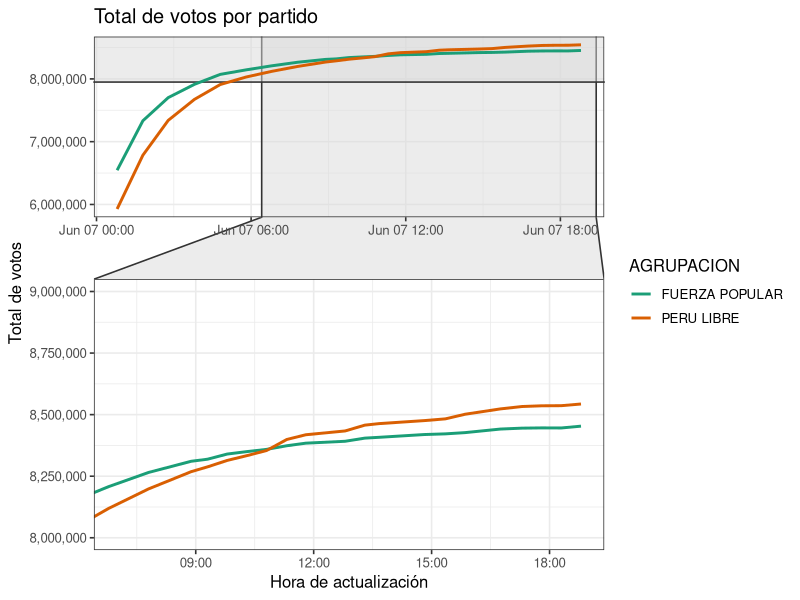
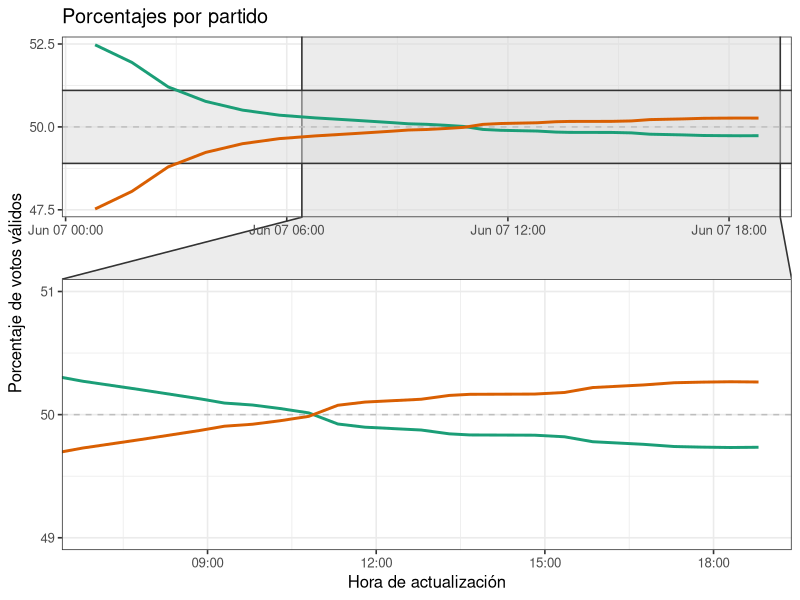
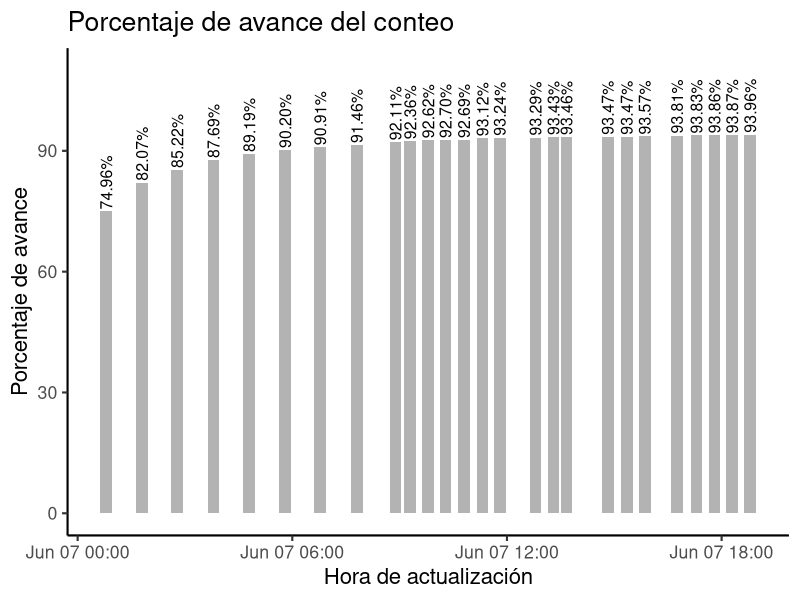

Generate these figures, in order, with R:
library(tidyverse)
#library(patchwork)
library(ggforce)
library(grid)
library(gridExtra)

resultados_df <- read_csv(
  "datos/generales/votacion-general-resultados.csv",
  col_types = cols(
    C_CODI_AGRUPOL = col_character(),
    AGRUPACION = col_character(),
    TOTAL_VOTOS = col_double(),
    NLISTA = col_double(),
    POR_VALIDOS = col_double(),
    POR_EMITIDOS = col_double(),
    NOMBREe_CANDIDATO = col_character(),
    updated = col_datetime(format = ""),
    avance = col_double()
  )
) %>%
  mutate( # conbertir a la tz de Peru
    updated = lubridate::as_datetime(updated, tz = "America/Lima")
  ) %>%
  mutate(
    AGRUPACION = if_else( # Simplificar para legibilidad en el gráfico
      AGRUPACION == "PARTIDO POLITICO NACIONAL PERU LIBRE",
      "PERU LIBRE",
      AGRUPACION
    )
  )

last_update <- max(resultados_df$updated)

p1 <- ggplot(
  resultados_df,
  aes(x = updated, y = TOTAL_VOTOS, group = AGRUPACION, color = AGRUPACION)
) +
  geom_line(size = 1) +
  scale_y_continuous(labels = scales::comma) +
  scale_color_brewer(palette = "Dark2") +
  labs(
    y = "Total de votos",
    x = "Hora de actualización",
    title = "Total de votos por partido"
  ) +
  theme_bw(12) +
  theme(
    legend.position = "right"
  ) +
  facet_zoom(
    ylim = c(8e6, 9e6),
    xlim = c(lubridate::ymd_hms("2021-06-07 07:00:00", tz = "America/Lima"),
             last_update),
    split = FALSE,
    shrink = TRUE,
    zoom.size = 1.5,
    horizontal = FALSE
  )

p2 <- ggplot(
  resultados_df,
  aes(x = updated, y = POR_VALIDOS, group = AGRUPACION, color = AGRUPACION)
) +
  geom_hline(yintercept = 50, linetype = "dashed", color = "grey") +
  geom_line(size = 1) +
  scale_color_brewer(palette = "Dark2") +
  scale_y_continuous(n.breaks = 3) +
  labs(
    y = "Porcentaje de votos válidos",
    x = "Hora de actualización",
    title = "Porcentajes por partido"
  ) +
  theme_bw(12) +
  theme(
    legend.position = "none"
  ) +
  facet_zoom(
    xlim = c(lubridate::ymd_hms("2021-06-07 07:00:00", tz = "America/Lima"),
             last_update),
    ylim = c(49, 51),
    split = FALSE,
    shrink = TRUE,
    zoom.size = 1.5,
    horizontal = FALSE
  )


p3 <- ggplot(
  resultados_df %>% select(updated, avance) %>% distinct(),
  aes(x = updated, y = avance)
) +
  geom_col(fill = "gray70") +
  geom_text(aes(label = sprintf("%.2f%%", avance)),
            hjust = 0, nudge_y = .5, angle = 90, size = 4) +
  scale_y_continuous(limits = c(0, 110)) +
  labs(
    y = "Porcentaje de avance",
    x = "Hora de actualización",
    title = "Porcentaje de avance del conteo"
  ) +
  theme_classic(16) +
  theme(
    plot.caption = element_text(family = "Inconsolata")
  )

layout <- rbind(
  c(1, 1, 1, 1, 2, 2, 2),
  c(1, 1, 1, 1, 2, 2, 2),
  c(1, 1, 1, 1, 2, 2, 2),
  c(1, 1, 1, 1, 2, 2, 2),
  c(1, 1, 1, 1, 2, 2, 2),
  c(1, 1, 1, 1, 2, 2, 2),
  c(3, 3, 3, 3, 3, 3, 3),
  c(3, 3, 3, 3, 3, 3, 3),
  c(3, 3, 3, 3, 3, 3, 3)
)

pcomb <- gridExtra::arrangeGrob(
  p1, p2, p3,
  layout_matrix = layout,
  top = textGrob("Perú: Elecciones Presidenciales 2021, Segunda vuelta",
                 gp = gpar(fontsize = 32, fontface = "bold")),
  bottom = textGrob(glue::glue("@jmcastagnetto, Jesus M. Castagnetto // Gráfico actualizado {lubridate::now(tzone = 'America/Lima')} (PET) // Fuente: ONPE"),
                    gp = gpar(fontsize = 14, fontfamily = "Inconsolata"))
)

# patchwork and facet_zoom do not play well together
# pcomb <- (gridExtra::arrangeGrob(p1, p2) / p3) +
#   plot_layout(heights = c(2, 1)) +
#   plot_annotation(
#     title = "Perú: Elecciones Presidenciales 2021, Segunda vuelta",
#     caption = glue::glue("@jmcastagnetto, Jesus M. Castagnetto // Gráfico actualizado {lubridate::now(tzone = 'America/Lima')} (PET) // Fuente: ONPE")) &
#   theme(
#     plot.title = element_text(size = 28),
#     plot.caption = element_text(family = "Inconsolata", size = 16)
#   )
# pcomb

ggsave(
  plot = pcomb,
  filename = "plots/resultados-generales-votacion-presidencial.png",
  width = 14,
  height = 12

)
